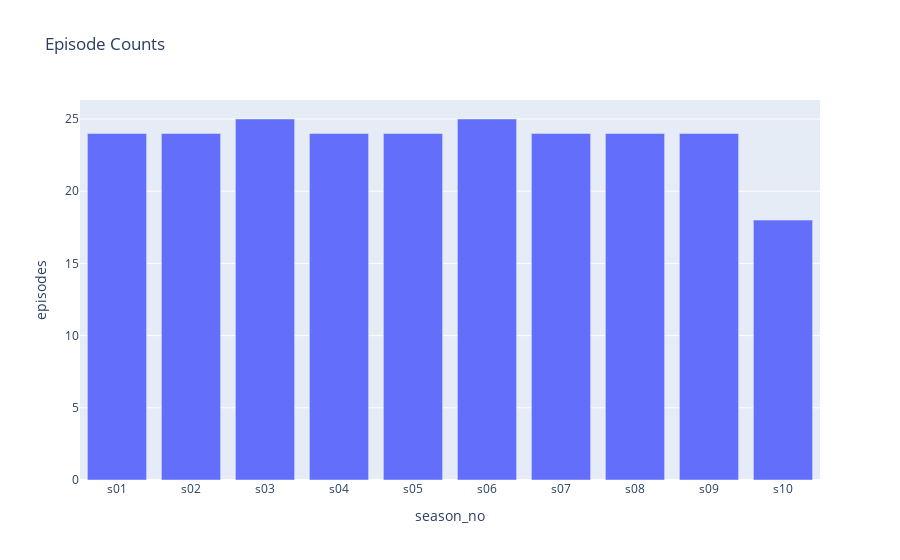

Write notebook code for a chart like this one.
### Markdown cell above
# Layer 1 Analysis

- Count the number of episodes per season (Bar Chart - Cell 4)
- Episodes are stored in sequential order (Quick glance in dataset - Manually)
- Count the number of scenes per season
- Count the number of utterances per season

### Code cell
season_episodes_df = pd.DataFrame(season_episodes_dict)
print(season_episodes_df)

fig = px.bar(season_episodes_df, x='season_no', y='episodes', title='Episode Counts')
fig.show()

### Figure 1 — Plotly figure (JSON) as saved in the notebook; plotly's stock layout.template omitted (floating-point values rounded to 4 significant figures)
{"data": [{"alignmentgroup": "True", "hovertemplate": "season_no=%{x}<br>episodes=%{y}<extra></extra>", "legendgroup": "", "marker": {"color": "#636efa", "pattern": {"shape": ""}}, "name": "", "offsetgroup": "", "orientation": "v", "showlegend": false, "textposition": "auto", "type": "bar", "x": ["s01", "s02", "s03", "s04", "s05", "s06", "s07", "s08", "s09", "s10"], "xaxis": "x", "y": [24, 24, 25, 24, 24, 25, 24, 24, 24, 18], "yaxis": "y"}], "layout": {"barmode": "relative", "legend": {"tracegroupgap": 0}, "title": {"text": "Episode Counts"}, "xaxis": {"anchor": "y", "domain": [0, 1], "title": {"text": "season_no"}}, "yaxis": {"anchor": "x", "domain": [0, 1], "title": {"text": "episodes"}}}}
